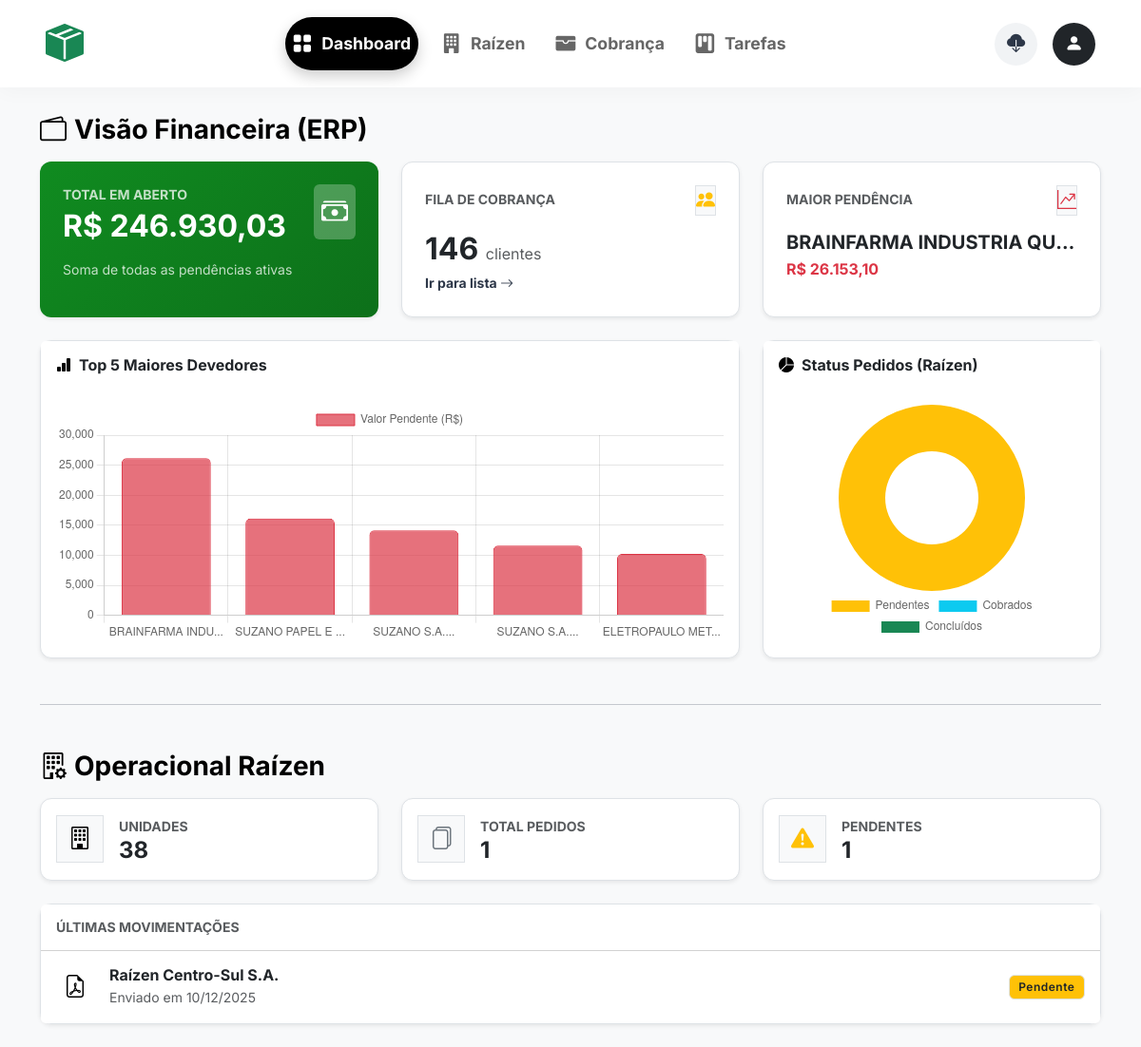
The page / on the database its author committed.
### app.py (models this page shows)
class Cliente(db.Model):
    id = db.Column(db.Integer, primary_key=True)
    razao_social = db.Column(db.String(150), nullable=False)
    cnpj = db.Column(db.String(20), unique=True)
    emails_cobranca = db.Column(db.Text)
    telefone = db.Column(db.String(50))
    vendedor = db.Column(db.String(100))
    data_atualizacao = db.Column(db.DateTime, default=datetime.utcnow)
    status_cobranca = db.Column(db.String(50), default='Pendente')
    observacoes_internas = db.Column(db.Text)
    propostas = db.relationship('Proposta', backref='cliente', lazy=True, cascade="all, delete-orphan")
    @property
    def valor_pendente(self):
        return sum(p.valor for p in self.propostas if p.status_cobranca != 'Ok')

class Proposta(db.Model):
    id = db.Column(db.Integer, primary_key=True)
    numero_proposta = db.Column(db.String(50), unique=True, nullable=False)
    valor = db.Column(db.Float, default=0.0)
    data_criacao_proposta = db.Column(db.DateTime)
    status_cobranca = db.Column(db.String(50), default='Pendente')  # Pendente / Negociando / Ok
    contato = db.Column(db.String(100))
    celular = db.Column(db.String(20))
    telefone = db.Column(db.String(20))
    email_solicit = db.Column(db.String(200))
    email_aprov = db.Column(db.Text)
    email_nf = db.Column(db.Text)
    vendedor = db.Column(db.String(100))
    observacoes = db.Column(db.Text)
    cliente_id = db.Column(db.Integer, db.ForeignKey('cliente.id'), nullable=False)

class Pedido(db.Model):
    id = db.Column(db.Integer, primary_key=True)
    arquivo = db.Column(db.String(200), nullable=False)
    data_upload = db.Column(db.Date, default=datetime.utcnow)
    status = db.Column(db.String(50), default='Pendente')
    observacao = db.Column(db.Text, nullable=True)
    unidade_id = db.Column(db.Integer, db.ForeignKey('unidade.id'), nullable=False)

class Unidade(db.Model):
    id = db.Column(db.Integer, primary_key=True)
    nome = db.Column(db.String(100), nullable=False)
    cidade = db.Column(db.String(100))
    cnpj = db.Column(db.String(20))
    contato = db.Column(db.String(100))
    telefone = db.Column(db.String(20))
    email = db.Column(db.String(100))
    pedidos = db.relationship('Pedido', backref='unidade', lazy=True, cascade="all, delete-orphan")
    contatos_lista = db.relationship('Contato', backref='unidade', lazy=True, cascade="all, delete-orphan")

### app.py (the view)
@app.route('/')
def dashboard():
    total_unidades = Unidade.query.count()
    total_pedidos = Pedido.query.count()
    pedidos_pendentes = Pedido.query.filter_by(status='Pendente').count()
    pedidos_cobrados = Pedido.query.filter_by(status='Cobrado').count()
    pedidos_concluidos = Pedido.query.filter_by(status='Concluído').count()
    ultimos_pedidos = Pedido.query.order_by(Pedido.data_upload.desc()).limit(5).all()
    clientes_ativos = [c for c in Cliente.query.filter(Cliente.status_cobranca != 'Ok').all() if c.valor_pendente > 0]
    clientes_ativos.sort(key=lambda c: c.valor_pendente, reverse=True)
    total_divida = sum(c.valor_pendente for c in clientes_ativos)
    qtd_devedores = len(clientes_ativos)
    maior_devedor = clientes_ativos[0] if clientes_ativos else None
    top_devedores = clientes_ativos[:5]
    grafico_nomes = [c.razao_social[:15] + '...' for c in top_devedores]
    grafico_valores = [c.valor_pendente for c in top_devedores]
    tarefas_pendentes = Tarefa.query.filter(Tarefa.status != 'done').count()
    return render_template('dashboard.html',
                           total_unidades=total_unidades,
                           total_pedidos=total_pedidos,
                           pedidos_pendentes=pedidos_pendentes,
                           pedidos_cobrados=pedidos_cobrados,
                           pedidos_concluidos=pedidos_concluidos,
                           ultimos_pedidos=ultimos_pedidos,
                           total_divida=total_divida,
                           qtd_devedores=qtd_devedores,
                           maior_devedor=maior_devedor,
                           tarefas_pendentes=tarefas_pendentes,
                           grafico_nomes=grafico_nomes,
                           grafico_valores=grafico_valores)

### app.py (called while the page is built)
def formatar_moeda(valor):
    try:
        return f"R$ {float(valor):,.2f}".replace(",", "X").replace(".", ",").replace("X", ".")
    except:
        return "R$ 0,00"

### templates/dashboard.html (shortened to what this page needs)
{% extends 'base.html' %}
{% block content %}
<div class="mb-4">
    <h3 class="fw-bold text-primary-custom mb-3"><i class="bi bi-wallet2 me-2"></i>Visão Financeira (ERP)</h3>
    <div class="row g-4 mb-4">
        <div class="col-md-4">
            <div class="card border-0 shadow-sm h-100" style="border-radius: 12px; background: linear-gradient(135deg, #108b20 0%, #0d701a 100%); color: white;">
                <div class="card-body p-4">
                    <div class="d-flex justify-content-between align-items-start">
                        <div>
                            <p class="mb-1 opacity-75 fw-bold text-uppercase small">Total em Aberto</p>
                            <h2 class="fw-bold mb-0">{{ total_divida | moeda }}</h2>
                        </div>
                        <div class="bg-white bg-opacity-25 rounded p-2 text-white"><i class="bi bi-cash-stack fs-3"></i></div>
                    </div>
                    <div class="mt-3 small opacity-75">Soma de todas as pendências ativas</div>
                </div>
            </div>
        </div>
        <div class="col-md-4">
            <div class="card border shadow-sm h-100" style="border-radius: 12px;">
                <div class="card-body p-4">
                    <div class="d-flex justify-content-between align-items-center mb-3">
                        <h6 class="text-muted text-uppercase fw-bold small mb-0">Fila de Cobrança</h6>
                        <div class="icon-circle bg-light text-warning border"><i class="bi bi-people-fill fs-5"></i></div>
                    </div>
                    <h2 class="fw-bold text-dark mb-1">{{ qtd_devedores }} <span class="fs-6 text-muted fw-normal">clientes</span></h2>
                    <a href="/cobranca" class="text-decoration-none small fw-bold text-primary-custom">Ir para lista <i class="bi bi-arrow-right"></i></a>
                </div>
            </div>
        </div>
        <div class="col-md-4">
            <div class="card border shadow-sm h-100" style="border-radius: 12px;">
                <div class="card-body p-4">
                    <div class="d-flex justify-content-between align-items-center mb-3">
                        <h6 class="text-muted text-uppercase fw-bold small mb-0">Maior Pendência</h6>
                        <div class="icon-circle bg-light text-danger border"><i class="bi bi-graph-up-arrow fs-5"></i></div>
                    </div>
                    {% if maior_devedor %}
                        <h5 class="fw-bold text-truncate mb-1" title="{{ maior_devedor.razao_social }}">{{ maior_devedor.razao_social }}</h5>
                        <p class="text-danger fw-bold mb-0">{{ maior_devedor.valor_pendente | moeda }}</p>
                    {% else %}
                        <h5 class="text-muted">Nenhum dado</h5>
                    {% endif %}
                </div>
            </div>
        </div>
    </div>
    <div class="row g-4">
        <div class="col-md-8">
            <div class="card border shadow-sm h-100" style="border-radius: 12px;">
                <div class="card-header bg-white py-3 border-bottom-0">
                    <h6 class="fw-bold m-0"><i class="bi bi-bar-chart-fill me-2 text-primary-custom"></i>Top 5 Maiores Devedores</h6>
                </div>
                <div class="card-body">
                    <canvas id="chartDevedores" style="max-height: 250px;"></canvas>
                </div>
            </div>
        </div>
        <div class="col-md-4">
            <div class="card border shadow-sm h-100" style="border-radius: 12px;">
                <div class="card-header bg-white py-3 border-bottom-0">
                    <h6 class="fw-bold m-0"><i class="bi bi-pie-chart-fill me-2 text-primary-custom"></i>Status Pedidos (Raízen)</h6>
                </div>
                <div class="card-body">
                    <canvas id="chartPedidos" style="max-height: 250px;"></canvas>
                </div>
            </div>
        </div>
    </div>
</div>
<hr class="my-5 opacity-25">
<div class="mb-4">
    <h3 class="fw-bold text-primary-custom mb-3"><i class="bi bi-building-gear me-2"></i>Operacional Raízen</h3>
    <div class="row g-4 mb-4">
        <div class="col-md-4">
            <div class="card border shadow-sm h-100" style="border-radius: 12px;">
                <div class="card-body d-flex align-items-center p-3">
                    <div class="icon-circle bg-light text-primary-custom me-3 border" style="width: 50px; height: 50px;"><i class="bi bi-building fs-4"></i></div>
                    <div><small class="text-muted fw-bold text-uppercase">Unidades</small><h4 class="fw-bold mb-0">{{ total_unidades }}</h4></div>
                </div>
            </div>
        </div>
        <div class="col-md-4">
            <div class="card border shadow-sm h-100" style="border-radius: 12px;">
                <div class="card-body d-flex align-items-center p-3">
                    <div class="icon-circle bg-light text-secondary me-3 border" style="width: 50px; height: 50px;"><i class="bi bi-files fs-4"></i></div>
                    <div><small class="text-muted fw-bold text-uppercase">Total Pedidos</small><h4 class="fw-bold mb-0">{{ total_pedidos }}</h4></div>
                </div>
            </div>
        </div>
        <div class="col-md-4">
            <div class="card border shadow-sm h-100" style="border-radius: 12px;">
                <div class="card-body d-flex align-items-center p-3">
                    <div class="icon-circle bg-light text-warning me-3 border" style="width: 50px; height: 50px;"><i class="bi bi-exclamation-triangle-fill fs-4"></i></div>
                    <div><small class="text-muted fw-bold text-uppercase">Pendentes</small><h4 class="fw-bold mb-0">{{ pedidos_pendentes }}</h4></div>
                </div>
            </div>
        </div>
    </div>
    <div class="card border shadow-sm" style="border-radius: 12px;">
        <div class="card-header bg-white py-3"><h6 class="mb-0 fw-bold text-muted text-uppercase small">Últimas Movimentações</h6></div>
        <div class="list-group list-group-flush">
            {% for pedido in ultimos_pedidos %}
            <div class="list-group-item d-flex justify-content-between align-items-center py-3">
                <div class="d-flex align-items-center">
                    <div class="me-3 text-center" style="width: 40px;"><i class="bi bi-file-earmark-pdf fs-4 text-primary-custom"></i></div>
                    <div><h6 class="mb-0 fw-bold text-dark">{{ pedido.unidade.nome }}</h6><small class="text-muted">Enviado em {{ pedido.data_upload.strftime('%d/%m/%Y') }}</small></div>
                </div>
                {% if pedido.status == 'Pendente' %}<span class="badge bg-warning text-dark border">Pendente</span>{% elif pedido.status == 'Cobrado' %}<span class="badge bg-info text-dark border">Cobrado</span>{% else %}<span class="badge bg-success border">Concluído</span>{% endif %}
            </div>
            {% else %}<div class="p-4 text-center text-muted">Nenhum pedido recente.</div>{% endfor %}
        </div>
    </div>
</div>
<script>
    // 1. Gráfico TOP Devedores (Barra)
    const ctxBar = document.getElementById('chartDevedores');
    new Chart(ctxBar, {
        type: 'bar',
        data: {
            labels: {{ grafico_nomes | tojson }},
            datasets: [{
                label: 'Valor Pendente (R$)',
                data: {{ grafico_valores | tojson }},
                backgroundColor: 'rgba(220, 53, 69, 0.7)',
                borderColor: 'rgba(220, 53, 69, 1)',
                borderWidth: 1,
                borderRadius: 5
            }]
        },
        options: {
            responsive: true,
            maintainAspectRatio: false,
            scales: { y: { beginAtZero: true } }
        }
    });
    // 2. Gráfico Status Pedidos (Rosca)
    const ctxPie = document.getElementById('chartPedidos');
    new Chart(ctxPie, {
        type: 'doughnut',
        data: {
            labels: ['Pendentes', 'Cobrados', 'Concluídos'],
            datasets: [{
                data: [{{ pedidos_pendentes }}, {{ pedidos_cobrados }}, {{ pedidos_concluidos }}],
                backgroundColor: [
                    '#ffc107', // Amarelo
                    '#0dcaf0', // Azul
                    '#198754'  // Verde
                ],
                borderWidth: 0
            }]
        },
        options: {
            responsive: true,
            maintainAspectRatio: false,
            plugins: { legend: { position: 'bottom' } }
        }
    });
</script>
{% endblock %}

### static/style.css (style rules this page uses)
:root { --primary: #000000; --primary-light: #333333; --accent: #108b20; --accent-hover: #0d701a; --bg-body: #ffffff; --text-main: #2D3748; --text-muted: #718096; --white: #FFFFFF; --shadow-sm: 0 2px 4px rgba(0,0,0,0.05); --shadow-md: 0 4px 6px -1px rgba(0, 0, 0, 0.1), 0 2px 4px -1px rgba(0, 0, 0, 0.06); --shadow-lg: 0 10px 15px -3px rgba(0, 0, 0, 0.1), 0 4px 6px -2px rgba(0, 0, 0, 0.05); --radius: 12px; }
body { background-color: var(--bg-body); font-family: 'Inter', sans-serif; color: var(--text-main); }
.card { background: var(--white); border: 1px solid #e0e0e0; border-radius: var(--radius); transition: transform 0.2s, box-shadow 0.2s; }
.icon-circle { display: flex; align-items: center; justify-content: center; }
.badge { padding: 0.5em 0.8em; font-weight: 600; border-radius: 6px; letter-spacing: 0.5px; }
.text-primary-custom { color: var(--primary) !important; }
.bi-pencil, .bi-pencil-square, .bi-file-earmark-pdf-fill, .bi-file-earmark-pdf { color: var(--primary) !important; }
a.text-decoration-none { color: var(--text-main) !important; }

### templates/base.html (style rules this page uses)
body { font-family: 'Inter', sans-serif; background-color: #f8f9fa; }

### rows shown on the page
Cliente: razao_social "BRAINFARMA INDUSTRIA QU…"
Proposta: valor_pendente|moeda "R$ 26.153,10"
Pedido: unidade.nome "Raízen Centro-Sul S.A.", data_upload "10/12/2025", status "Pendente"

### other values the page prints
{{ total_divida | moeda }} "R$ 246.930,03"
{{ qtd_devedores }} "146"
{{ total_unidades }} "38"
{{ total_pedidos }} "1"
{{ pedidos_pendentes }} "1"
chart data {{ grafico_valores | tojson }} [26153.1, 16112.630000000001, 14151.73, 11589.06, 10225.8]
chart data {{ pedidos_cobrados }} 0
